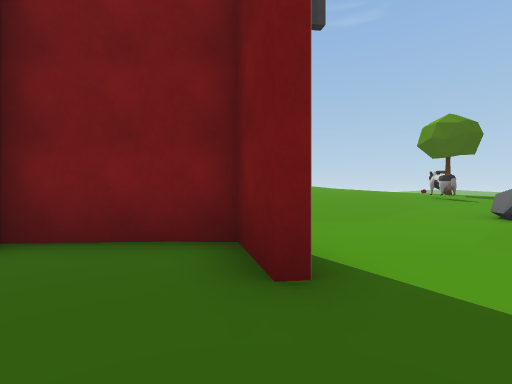
view 1 (above)

12 first-person views from a walk through a 3-D level made in the Unity game engine. The camera is 1.2 m above the floor, looks level and sees 85° across. The floor is counted in squares, 2 m on a side. Each view is taken from the middle of a square. On the plan, view 1 faces up. The plan holds only what a view shows up to about 9 squares ahead; the rest is blank. The place goes on beyond the plan. The player character is not drawn. Some surface patterns are stand-ins.

view 2
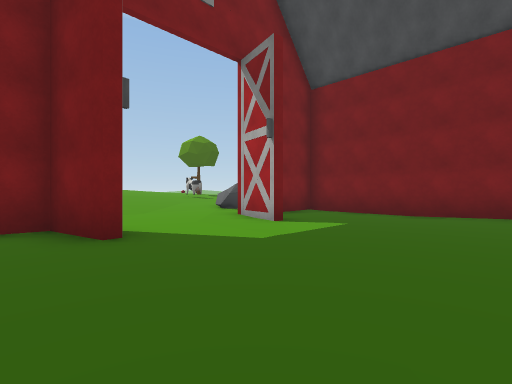

view 3
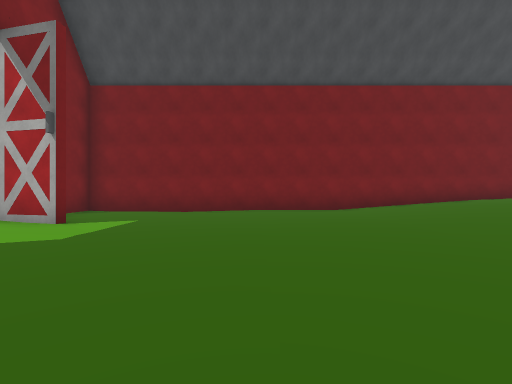

view 4
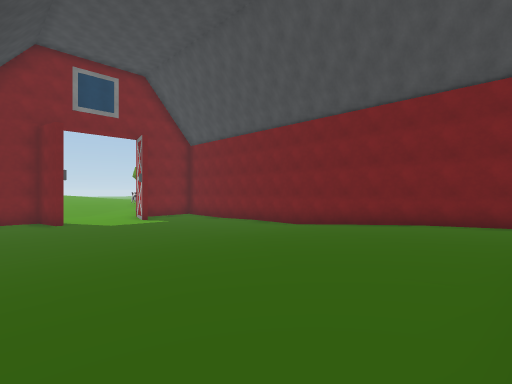

view 5
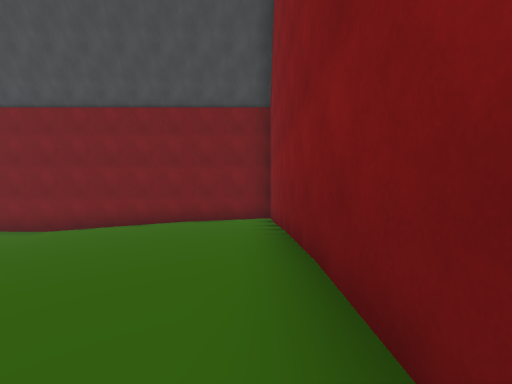

view 6
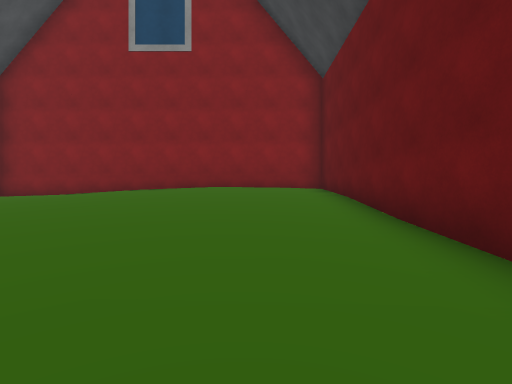

view 7
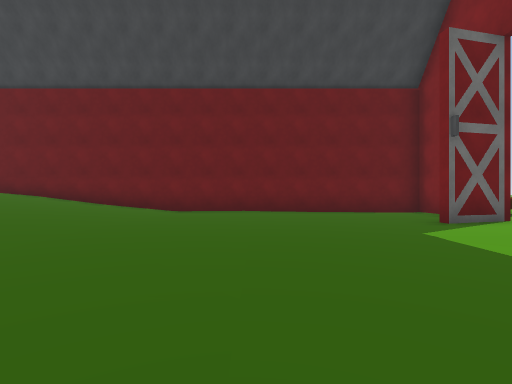

view 8
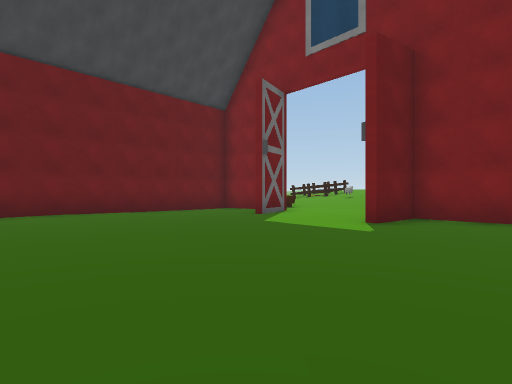

view 9
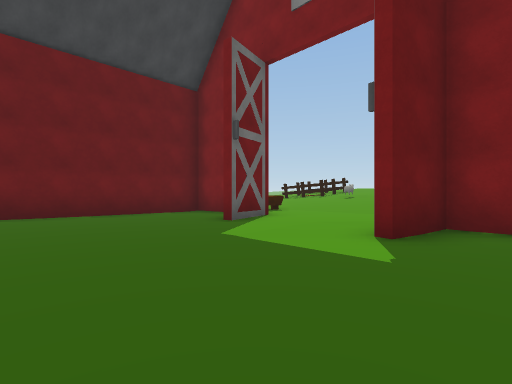

view 10
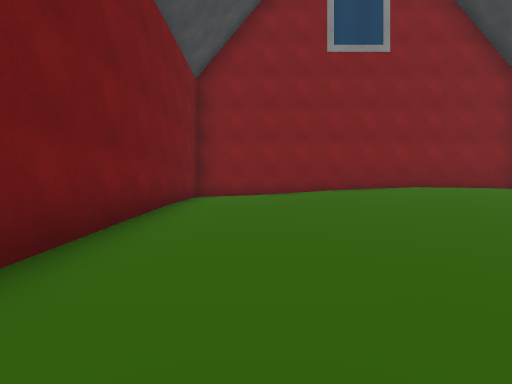

view 11
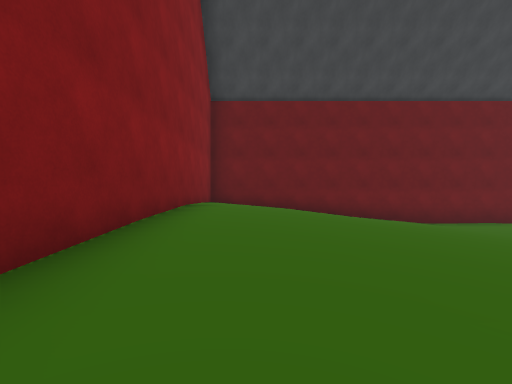

view 12
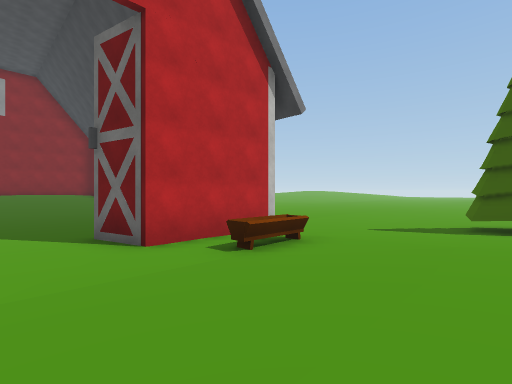

### Floor plan
Key: @ floor where view 1 was taken; # wall or solid block; . main floor; : floor 0.25 m higher than the main floor; + floor 0.5 m higher than the main floor; * floor 0.75 m higher than the main floor; % floor 1 m higher than the main floor; & floor 1.25 m higher than the main floor; $ floor 1.5 m higher than the main floor; / step, stairs or slope; T tree; O other object.
Columns run from 9 left of view 1 to 7 right of it. Each row starts with its distance up from view 1.
  9            ////O*
  8   TT:////*/////++
  7 ..TT.:://////++/
  6 ......:::///:::
  5  ......OO...::O
  4   ..........:.
  3    .. ####...####
  2       #..#...#..#
  1       #.........#
  0       #..@......#
 -1       #.........#
 -2       #.........#
 -3       #.........#
 -4       #...:::...#
 -5       #/////////#
 -6       #/////////#
 -7       #/////////#
 -8       #/////////#
 -9       #/////%%**#
-10       #/////%%%*#
-11       #$$$$&//%%#
-12       ###########

Where each view was taken, in squares from view 1:
view 1: 0 up, 0 right, facing up
view 2: 2 down, 1 left, facing up-right
view 3: 2 down, 2 left, facing right
view 4: 11 down, 2 left, facing up-right
view 5: 11 down, 2 left, facing right
view 6: 3 down, 1 left, facing down
view 7: 2 down, 6 right, facing left
view 8: 4 down, 6 right, facing up-left
view 9: 2 down, 5 right, facing up-left
view 10: 3 down, 5 right, facing down
view 11: 10 down, 6 right, facing left
view 12: 8 up, 2 right, facing down-left
